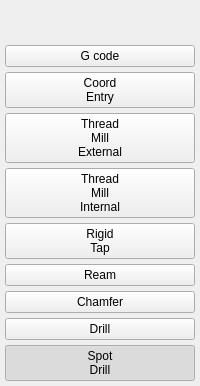
               <widget class="QWidget" name="verticalWidget" native="true">
                <layout class="QVBoxLayout" name="verticalLayout_11">
                 <property name="spacing">
                  <number>5</number>
                 </property>
                 <property name="leftMargin">
                  <number>5</number>
                 </property>
                 <property name="topMargin">
                  <number>5</number>
                 </property>
                 <property name="rightMargin">
                  <number>5</number>
                 </property>
                 <property name="bottomMargin">
                  <number>5</number>
                 </property>
                 <item>
                  <spacer name="verticalSpacer_9">
                   <property name="orientation">
                    <enum>Qt::Vertical</enum>
                   </property>
                   <property name="sizeHint" stdset="0">
                    <size>
                     <width>20</width>
                     <height>40</height>
                    </size>
                   </property>
                  </spacer>
                 </item>
                 <item>
                  <widget class="QPushButton" name="pushButton_82">
                   <property name="text">
                    <string>G code</string>
                   </property>
                   <property name="checkable">
                    <bool>true</bool>
                   </property>
                   <property name="page" stdset="0">
                    <number>8</number>
                   </property>
                   <attribute name="buttonGroup">
                    <string notr="true">holeNavBtns</string>
                   </attribute>
                  </widget>
                 </item>
                 <item>
                  <widget class="QPushButton" name="pushButton_81">
                   <property name="text">
                    <string>Coord
Entry</string>
                   </property>
                   <property name="checkable">
                    <bool>true</bool>
                   </property>
                   <property name="page" stdset="0">
                    <number>7</number>
                   </property>
                   <attribute name="buttonGroup">
                    <string notr="true">holeNavBtns</string>
                   </attribute>
                  </widget>
                 </item>
                 <item>
                  <widget class="QPushButton" name="pushButton_25">
                   <property name="text">
                    <string>Thread
Mill
External</string>
                   </property>
                   <property name="checkable">
                    <bool>true</bool>
                   </property>
                   <property name="page" stdset="0">
                    <number>6</number>
                   </property>
                   <attribute name="buttonGroup">
                    <string notr="true">holeNavBtns</string>
                   </attribute>
                  </widget>
                 </item>
                 <item>
                  <widget class="QPushButton" name="pushButton_26">
                   <property name="text">
                    <string>Thread
Mill
Internal</string>
                   </property>
                   <property name="checkable">
                    <bool>true</bool>
                   </property>
                   <property name="page" stdset="0">
                    <number>5</number>
                   </property>
                   <attribute name="buttonGroup">
                    <string notr="true">holeNavBtns</string>
                   </attribute>
                  </widget>
                 </item>
                 <item>
                  <widget class="QPushButton" name="pushButton_27">
                   <property name="text">
                    <string>Rigid
Tap</string>
                   </property>
                   <property name="checkable">
                    <bool>true</bool>
                   </property>
                   <property name="page" stdset="0">
                    <number>4</number>
                   </property>
                   <attribute name="buttonGroup">
                    <string notr="true">holeNavBtns</string>
                   </attribute>
                  </widget>
                 </item>
                 <item>
                  <widget class="QPushButton" name="pushButton_28">
                   <property name="text">
                    <string>Ream</string>
                   </property>
                   <property name="checkable">
                    <bool>true</bool>
                   </property>
                   <property name="page" stdset="0">
                    <number>3</number>
                   </property>
                   <attribute name="buttonGroup">
                    <string notr="true">holeNavBtns</string>
                   </attribute>
                  </widget>
                 </item>
                 <item>
                  <widget class="QPushButton" name="pushButton_29">
                   <property name="text">
                    <string>Chamfer</string>
                   </property>
                   <property name="checkable">
                    <bool>true</bool>
                   </property>
                   <property name="page" stdset="0">
                    <number>2</number>
                   </property>
                   <attribute name="buttonGroup">
                    <string notr="true">holeNavBtns</string>
                   </attribute>
                  </widget>
                 </item>
                 <item>
                  <widget class="QPushButton" name="pushButton_30">
                   <property name="text">
                    <string>Drill</string>
                   </property>
                   <property name="checkable">
                    <bool>true</bool>
                   </property>
                   <property name="page" stdset="0">
                    <number>1</number>
                   </property>
                   <attribute name="buttonGroup">
                    <string notr="true">holeNavBtns</string>
                   </attribute>
                  </widget>
                 </item>
                 <item>
                  <widget class="QPushButton" name="pushButton_24">
                   <property name="text">
                    <string>Spot
Drill</string>
                   </property>
                   <property name="checkable">
                    <bool>true</bool>
                   </property>
                   <property name="checked">
                    <bool>true</bool>
                   </property>
                   <property name="page" stdset="0">
                    <number>0</number>
                   </property>
                   <attribute name="buttonGroup">
                    <string notr="true">holeNavBtns</string>
                   </attribute>
                  </widget>
                 </item>
                </layout>
               </widget>
